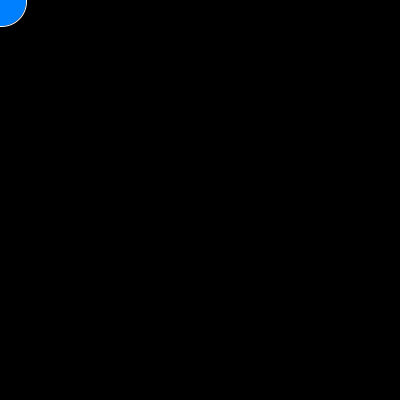
Frame 1 (no input)
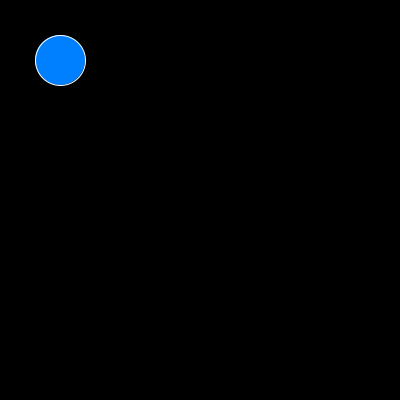
Frame 60 (the mouse pressed at the canvas centre just before this capture)
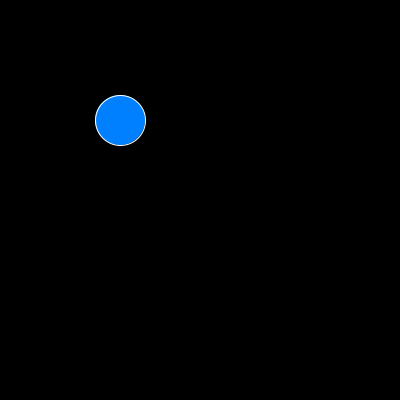
Frame 120 (the mouse held since frame 60 and released just before this capture)

The Processing sketch that drew these frames (run headless with seeded random() and noise(); from frame 60 on, the mouse is pressed at the canvas centre):

// Processing sketch: processing_83580
// ── processing_83580.pde

color strokeColor, fillColor;
PVector ellipsePos, ellipseSize;

void setup()
{
  strokeColor = color(255,255,255);
  fillColor = color(0,128,255);
  ellipsePos = new PVector(0,0);
  ellipseSize = new PVector(50,50);
  
  size(400,400);
}

void draw()
{
  background(0,0,0);
  ellipsePos.x = ellipsePos.x+1;
  ellipsePos.y = ellipsePos.y+1;
  drawEllipse(strokeColor, fillColor, ellipsePos, ellipseSize);
}

void drawEllipse(color strClr, color flClr, PVector elPos, PVector elSize)
{
  stroke(strClr);
  fill(flClr);
  ellipse(elPos.x, elPos.y, elSize.x, elSize.y);  
}
